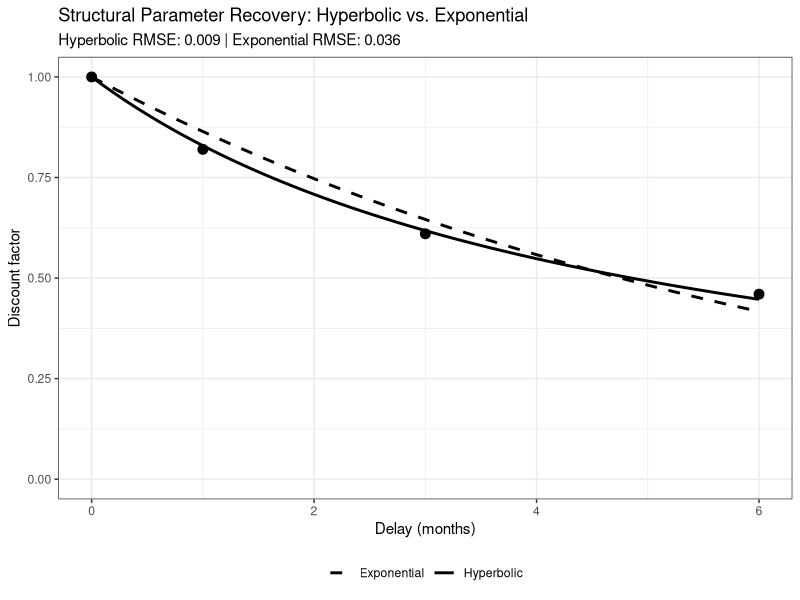

Write the R code that produced this figure.
# Discount Rate Estimation and Comparison (JMP)

# This script replicates the estimation of structural discount parameters (Hyperbolic vs Exponential)
# for the paper: "How Waiting Time Shapes Preventive Health Behavior".
# 
# Author: Yichao Jin
# Date: 2026-03-17

library(ggplot2)

# 1. Observed Data (from DCE findings)
# t: delay in months
# D_obs: observed discount factor normalized to D(0)=1
t     <- c(0, 1, 3, 6)
D_obs <- c(1.00, 0.82, 0.61, 0.46)

# 2. Hyperbolic Model: D(t) = 1 / (1 + Kt)
# SSE function with log-reparameterization to enforce K > 0
SSE_logK <- function(logK) {
  K <- exp(logK)
  sum((D_obs - 1 / (1 + K * t))^2)
}

fit_hyp <- optim(log(0.1), SSE_logK, method = "Nelder-Mead",
                 control = list(maxit = 5000, reltol = 1e-12))
K_hat <- exp(fit_hyp$par)
rmse_h <- sqrt(fit_hyp$value / length(t))
t_half_h <- 1 / K_hat # "Half-value" time

# 3. Exponential Model: D(t) = exp(-rt)
# Using L-BFGS-B to enforce r >= 0
SSE_r <- function(r) {
  sum((D_obs - exp(-r * t))^2)
}

fit_exp <- optim(0.1, SSE_r, method = "L-BFGS-B", lower = 0)
r_hat <- fit_exp$par
rmse_e <- sqrt(fit_exp$value / length(t))
t_half_e <- log(2) / r_hat

# 4. Results Reporting
cat("--- Model Comparison Results ---\n")
cat(sprintf("Hyperbolic (K): %0.3f, RMSE: %0.3f, Half-life: %0.2f months\n", K_hat, rmse_h, t_half_h))
cat(sprintf("Exponential (r): %0.3f, RMSE: %0.3f, Half-life: %0.2f months\n", r_hat, rmse_e, t_half_e))

if (rmse_h < rmse_e) {
  cat("Result: Hyperbolic model provides a better fit (lower RMSE).\n")
} else {
  cat("Result: Exponential model provides a better fit.\n")
}

# 5. Visualization
t_grid <- seq(min(t), max(t), length.out = 200)
df_plot <- rbind(
  data.frame(t = t, D = D_obs, model = "Observed"),
  data.frame(t = t_grid, D = 1 / (1 + K_hat * t_grid), model = "Hyperbolic"),
  data.frame(t = t_grid, D = exp(-r_hat * t_grid), model = "Exponential")
)

plot_discounting <- ggplot() +
  geom_point(data = subset(df_plot, model == "Observed"), aes(t, D), size = 3, color = "black") +
  geom_line(data = subset(df_plot, model == "Hyperbolic"), aes(t, D, linetype = model), linewidth = 1) +
  geom_line(data = subset(df_plot, model == "Exponential"), aes(t, D, linetype = model), linewidth = 1) +
  scale_linetype_manual(values = c("Hyperbolic" = "solid", "Exponential" = "dashed")) +
  coord_cartesian(ylim = c(0, 1)) +
  labs(
    x = "Delay (months)", 
    y = "Discount factor",
    title = "Structural Parameter Recovery: Hyperbolic vs. Exponential",
    subtitle = sprintf("Hyperbolic RMSE: %0.3f | Exponential RMSE: %0.3f", rmse_h, rmse_e)
  ) +
  theme_bw() +
  theme(legend.title = element_blank(), legend.position = "bottom")

# Save results
# ggsave("plots/discounting_fit.png", plot_discounting, width = 7, height = 5)
print("Analysis complete. Model script formatted for replication.")
